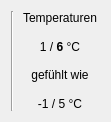
<?xml version="1.0" encoding="UTF-8"?>
<ui version="4.0">
 <class>DayInfoColumn</class>
 <widget class="QWidget" name="DayInfoColumn">
  <property name="geometry">
   <rect>
    <x>0</x>
    <y>0</y>
    <width>111</width>
    <height>122</height>
   </rect>
  </property>
  <property name="minimumSize">
   <size>
    <width>1</width>
    <height>1</height>
   </size>
  </property>
  <property name="windowTitle">
   <string>Form</string>
  </property>
  <layout class="QHBoxLayout" name="horizontalLayout">
   <item>
    <widget class="Line" name="line">
     <property name="orientation">
      <enum>Qt::Vertical</enum>
     </property>
    </widget>
   </item>
   <item>
    <spacer name="horizontalSpacer_3">
     <property name="orientation">
      <enum>Qt::Horizontal</enum>
     </property>
     <property name="sizeHint" stdset="0">
      <size>
       <width>0</width>
       <height>103</height>
      </size>
     </property>
    </spacer>
   </item>
   <item>
    <layout class="QVBoxLayout" name="verticalLayout">
     <item>
      <widget class="QLabel" name="InfoRow1">
       <property name="text">
        <string>Temperaturen</string>
       </property>
       <property name="alignment">
        <set>Qt::AlignCenter</set>
       </property>
      </widget>
     </item>
     <item>
      <spacer name="verticalSpacer_5">
       <property name="orientation">
        <enum>Qt::Vertical</enum>
       </property>
       <property name="sizeHint" stdset="0">
        <size>
         <width>17</width>
         <height>13</height>
        </size>
       </property>
      </spacer>
     </item>
     <item>
      <widget class="QLabel" name="InfoRow2">
       <property name="text">
        <string>&lt;html&gt;&lt;head/&gt;&lt;body&gt;&lt;p&gt;1 / &lt;span style=&quot; font-weight:600;&quot;&gt;6 &lt;/span&gt;°C&lt;/p&gt;&lt;/body&gt;&lt;/html&gt;</string>
       </property>
       <property name="alignment">
        <set>Qt::AlignCenter</set>
       </property>
      </widget>
     </item>
     <item>
      <spacer name="verticalSpacer_4">
       <property name="orientation">
        <enum>Qt::Vertical</enum>
       </property>
       <property name="sizeHint" stdset="0">
        <size>
         <width>17</width>
         <height>13</height>
        </size>
       </property>
      </spacer>
     </item>
     <item>
      <widget class="QLabel" name="InfoRow3">
       <property name="text">
        <string>gefühlt wie</string>
       </property>
       <property name="alignment">
        <set>Qt::AlignCenter</set>
       </property>
      </widget>
     </item>
     <item>
      <spacer name="verticalSpacer_3">
       <property name="orientation">
        <enum>Qt::Vertical</enum>
       </property>
       <property name="sizeHint" stdset="0">
        <size>
         <width>17</width>
         <height>13</height>
        </size>
       </property>
      </spacer>
     </item>
     <item>
      <widget class="QLabel" name="InfoRow4">
       <property name="text">
        <string>-1 / 5 °C</string>
       </property>
       <property name="alignment">
        <set>Qt::AlignCenter</set>
       </property>
      </widget>
     </item>
    </layout>
   </item>
   <item>
    <spacer name="horizontalSpacer_4">
     <property name="orientation">
      <enum>Qt::Horizontal</enum>
     </property>
     <property name="sizeHint" stdset="0">
      <size>
       <width>0</width>
       <height>20</height>
      </size>
     </property>
    </spacer>
   </item>
  </layout>
 </widget>
 <resources/>
 <connections/>
</ui>
